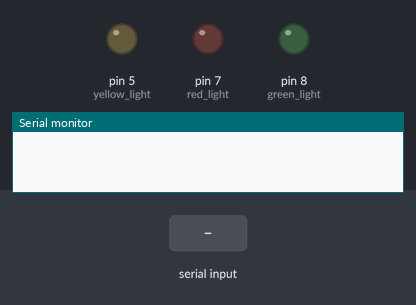
A sketch run on a simulated Arduino Uno, built with avr-gcc and run on an emulated ATmega328P. Parts: output pins drawn as LEDs (lit = HIGH), the last lines printed to the serial monitor. Dashed ring = blinking. The inputs (shaded band) are chosen by the test bench.

Above: at 1.2 s.
1.3 s: "b" received over Serial
At 1.42 s:
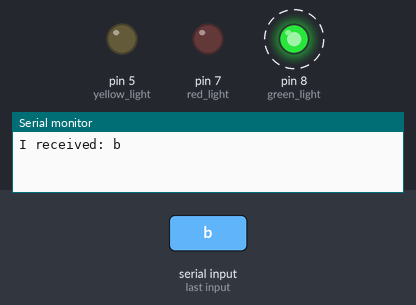
4.3 s: "r" received over Serial
At 7.0 s:
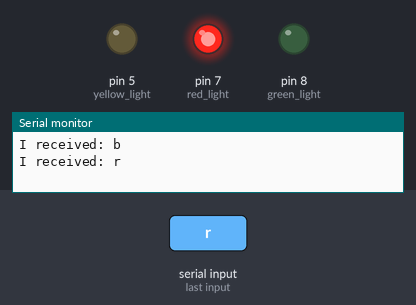
7.3 s: "y" received over Serial
At 7.7 s:
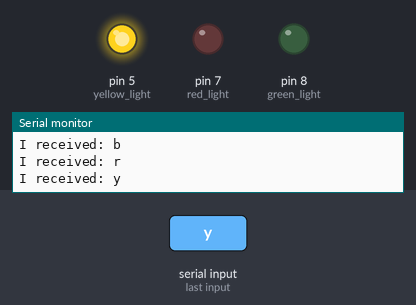
8.8 s: "b" received over Serial
At 8.92 s:
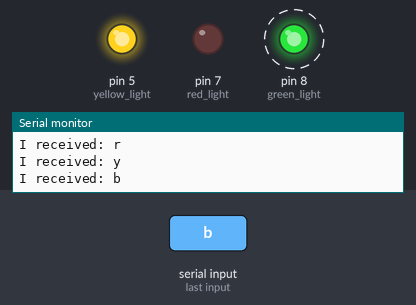
Timing chart, 0 to 12.8 s (numbered marks = the images above; inputs shaded):
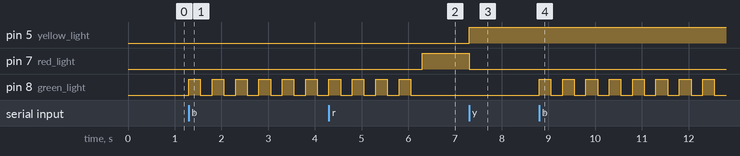

The sketch:

ass5.ino
```cpp
int mychar = 0; // for incoming serial data

void setup() {
    Serial.begin(9600); // open serial port, set data rate to 9600 bps
    pinMode(7, OUTPUT); // red light
    pinMode(8, OUTPUT); // green light
    pinMode(5, OUTPUT); // yellow light
}

void loop() {
    // Check if there is serial data available
    if (Serial.available() > 0) {
        // Read the incoming byte
        mychar = Serial.read();

        // Print the received character for debugging
        Serial.print("I received: ");
        Serial.println((char)mychar);  // Cast to char to print the actual character

        // Control the lights based on the received character
        if (mychar == 'r') { // Red light
            digitalWrite(7, HIGH); // Turn on red light
            digitalWrite(8, LOW);  // Turn off green light
            digitalWrite(5, LOW);  // Turn off yellow light
        }
        else if (mychar == 'g') { // Green light
            digitalWrite(7, LOW);  // Turn off red light
            digitalWrite(8, HIGH); // Turn on green light
            digitalWrite(5, LOW);  // Turn off yellow light
        }
        else if (mychar == 'y') { // Yellow light
            digitalWrite(7, LOW);  // Turn off red light
            digitalWrite(8, LOW);  // Turn off green light
            digitalWrite(5, HIGH); // Turn on yellow light
        }
        else if (mychar == 'b') { // Blink green light
            for (int i = 0; i < 10; i++) { // Blink 10 times
                digitalWrite(8, HIGH); // Turn on green light
                delay(250); // Wait 250 milliseconds
                digitalWrite(8, LOW);  // Turn off green light
                delay(250); // Wait 250 milliseconds
            }
        }
    }
}
```

Measured:
- after the input at 1.3 s, pin 8 (green_light): alternates HIGH for 0.25 s and LOW for 0.25 s, starting at once
- after the input at 4.3 s, pin 7 (red_light): LOW → HIGH after 2.0 s
- after the input at 7.3 s, pin 5 (yellow_light): LOW → HIGH at once; pin 7 (red_light): HIGH → LOW at once
- after the input at 8.8 s, pin 8 (green_light): alternates HIGH for 0.25 s and LOW for 0.25 s, starting at once
